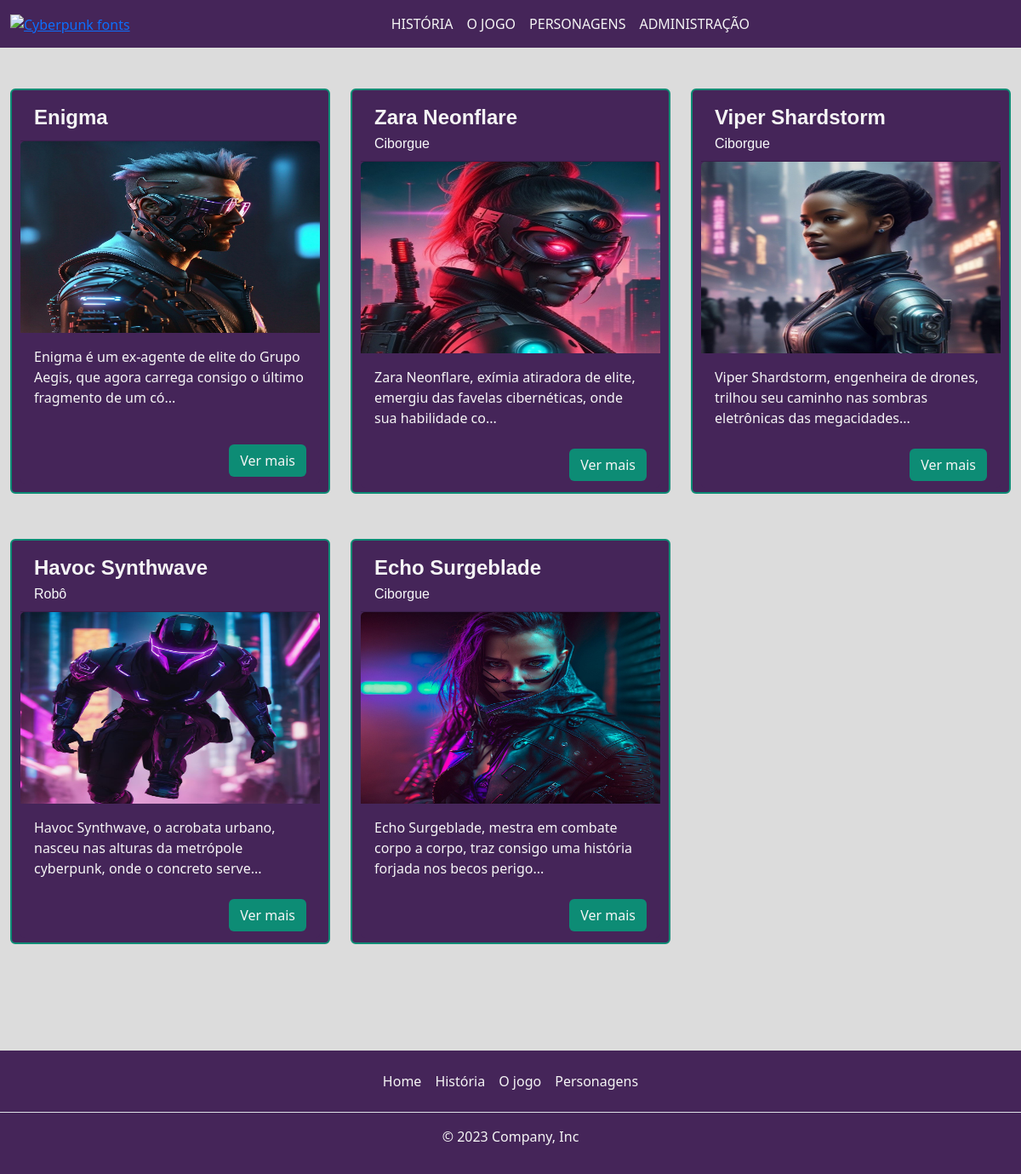
The page /personagens on the database its author committed.
### tables this page shows
CREATE TABLE "personagens" (
	"id"	integer,
	"nome"	text NOT NULL,
	"ocupacao"	text NOT NULL,
	"forca"	integer NOT NULL,
	"destreza"	integer NOT NULL,
	"inteligencia"	integer NOT NULL,
	"idade"	integer,
	"habilidade"	TEXT NOT NULL,
	"historia"	text,
	"imagem"	text,
	PRIMARY KEY("id" AUTOINCREMENT)
);

### app.py (the view)
@app.route("/personagens")
def exibir_personagens():
    lista_personagens = db_utils.retornar_personagens()
    return render_template("public/personagens.html", personagens=lista_personagens)

### db_utils.py (called while the page is built)
def retornar_personagens():
    try:
        conn = sqlite3.connect("database.db")
        cursor = conn.cursor()
        sql_select = "SELECT * FROM personagens"
        cursor.execute(sql_select)
        personagens = cursor.fetchall()
        conn.close()
        return personagens
    except:
        return False

### templates/public/personagens.html (shortened to what this page needs)
{% extends 'base-public.html' %}
{% block public_content %}
<div class="album py-5">
    <div class="container">
        <div class="row">
            {% for id, nome, classe, forca, destreza, inteligencia, idade, habilidade, historia, imagem in personagens %}
                {% set historia_resumida = "historia" if historia|length < 100 else historia[:100] ~ '...' %}
                <div class="col-md-4">
                    <div class="card mb-5">
                        <div class="card-header text-light">
                            <h4 class="card-title">{{ nome }}</h4>
                            <p class="card-subtitle">{{ classe }}</p>
                        </div>
                        <img class="card-img-top" alt="Thumbnail [100%x225]" src="{{ imagem }}">
                        <div class="card-body">
                            <p class="card-text">{{ historia_resumida }}</p>
                        </div>
                        <div class="card-footer d-flex justify-content-end">
                            <button type="button" class="btn" data-bs-toggle="modal" data-bs-target="#exampleModal{{ loop.index }}">
                                Ver mais
                            </button>
                        </div>
                    </div>
                </div>
            {% endfor %}
        </div>
    </div>
</div>
{% endblock %}

### templates/base-public.html (shortened to what this page needs)
<!DOCTYPE html>
<html lang="pt-BR">
  <head>
    <link href="https://cdn.jsdelivr.net/npm/bootstrap@5.3.2/dist/css/bootstrap.min.css" rel="stylesheet">
    <link rel="stylesheet" href="../static/css/base.css">
    <link rel="stylesheet" href="../static/css/personagens.css">
    <link rel="stylesheet" href="../../static/css/jogo.css">
  </head>
  <body>
    <header>
      <nav class="navbar navbar-expand-lg rounded">
        <div class="container-fluid">
          <a href="/"><img src="https://see.fontimg.com/api/renderfont4/lg97d/eyJyIjoiZnMiLCJoIjozOCwidyI6MTAwMCwiZnMiOjM4LCJmZ2MiOiIjRkZGRUZFIiwiYmdjIjoiI0ZGRkZGRiIsInQiOjF9/TmVvbiBTaGFkb3dz/cyberway-riders.png" alt="Cyberpunk fonts"></a>
          <div class="collapse navbar-collapse justify-content-md-center">
            <ul class="navbar-nav">
              <li class="nav-item">
                <a class="nav-link" href="{{ url_for('historia') }}">HISTÓRIA</a>
              </li>
              <li class="nav-item">
                <a class="nav-link" href="{{ url_for('jogo') }}">O JOGO</a>
              </li>
              <li class="nav-item">
                <a class="nav-link" href="{{ url_for('exibir_personagens')}}">PERSONAGENS</a>
              </li>
              <li class="nav-item">
                <a class="nav-link" href="{{ url_for('home_admin')}}">ADMINISTRAÇÃO</a>
              </li>
            </ul>
          </div>
        </div>
      </nav>
    </header>
    <main class="w-100 conteudo-principal">{% block public_content %}{% endblock %}</main>
    <footer class="py-3 mt-4 footer navbar-fixed-bottom">
      <ul class="nav justify-content-center border-bottom pb-3 mb-3">
        <li class="nav-item">
          <a href="{{ url_for('home') }}" class="nav-link px-2 ">Home</a>
        </li>
        <li class="nav-item">
          <a href="{{ url_for('historia') }}" class="nav-link px-2">História</a>
        </li>
        <li class="nav-item">
          <a href="#" class="nav-link px-2">O jogo</a>
        </li>
        <li class="nav-item">
          <a href="{{ url_for('exibir_personagens')}}" class="nav-link px-2">Personagens</a>
        </li>
      </ul>
      <p class="text-center">© 2023 Company, Inc</p>
    </footer>
  </body>
</html>

### static/css/base.css (style rules this page uses)
* { margin: 0; font-family: inherit; box-sizing: border-box; }
body { background-color:gainsboro; margin: 0; color: black; }
:root { --rosa: #E052F2; --roxo: #452559; --lilas: #532A8C; --preto: #0A0A0D; --verde: #0D8C75; }
header, footer { background-color: #452559; }
footer p, .nav-link { color: whitesmoke }

### static/css/personagens.css (style rules this page uses)
.card { border: 2px solid #0D8C75; background-color: #452559; color: whitesmoke; height: 90%; padding: 10px; }
.card-header { font-family: 'Orbitron', sans-serif; color: whitesmoke; background-color: #452559; }
.card-title { font-weight: 700; color:whitesmoke; }
.card-img-top { height: 225px; width: 100%; display: block; }
.card-body { background-color: #452559; }
.card-footer { background-color: #452559; border: none; color: whitesmoke; }
.text-light { color:whitesmoke; }

### static/css/jogo.css (style rules this page uses)
* { padding: 0; margin: 0; transition: background-color 0.3s ease, color 0.3s ease; }
.container { max-width:100%; margin:0; }
.btn { background-color: #0D8C75; color: whitesmoke; }

### rows shown on the page
personagens: nome "Enigma", imagem (picture), historia_resumida "Enigma é um ex-agente de elite do Grupo Aegis, que agora carrega consigo o último fragmento de um có..."
personagens: nome "Zara Neonflare", ocupacao "Ciborgue", imagem (picture), historia_resumida "Zara Neonflare, exímia atiradora de elite, emergiu das favelas cibernéticas, onde sua habilidade co..."
personagens: nome "Viper Shardstorm", ocupacao "Ciborgue", imagem (picture), historia_resumida "Viper Shardstorm, engenheira de drones, trilhou seu caminho nas sombras eletrônicas das megacidades..."
personagens: nome "Havoc Synthwave", ocupacao "Robô", imagem (picture), historia_resumida "Havoc Synthwave, o acrobata urbano, nasceu nas alturas da metrópole cyberpunk, onde o concreto serve..."
personagens: nome "Echo Surgeblade", ocupacao "Ciborgue", imagem (picture), historia_resumida "Echo Surgeblade, mestra em combate corpo a corpo, traz consigo uma história forjada nos becos perigo..."
